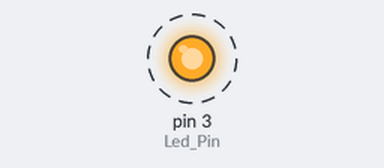
Simulated run of this sketch. Board: Arduino Uno, built with avr-gcc and run on an emulated ATmega328P. On the bench: output pins drawn as LEDs (lit = HIGH). Dashed ring = blinking.

Above: at 0.5 s.
Timing chart, 0 to 4.6 s (numbered marks = the images above):
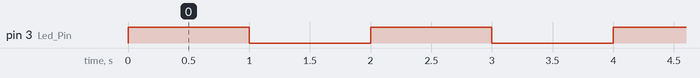

The sketch:

01_LED_01.ino
```cpp
int Led_Pin = 3;

void setup() {
  pinMode(Led_Pin, OUTPUT);
}

void loop() {
  digitalWrite(Led_Pin, HIGH);
  delay(1000);

  digitalWrite(Led_Pin, LOW);
  delay(1000);
}
```

Measured:
- by itself, pin 3 (Led_Pin): alternates HIGH for 1.0 s and LOW for 1.0 s
